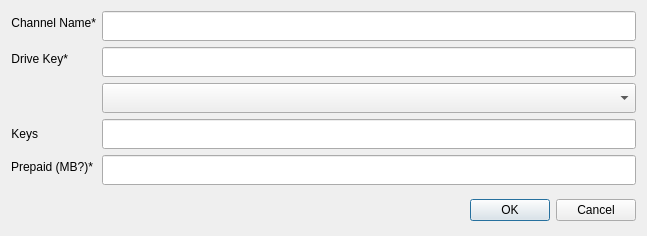
<?xml version="1.0" encoding="UTF-8"?>
<ui version="4.0">
 <class>AddDownloadChannelDialog</class>
 <widget class="QDialog" name="AddDownloadChannelDialog">
  <property name="enabled">
   <bool>true</bool>
  </property>
  <property name="geometry">
   <rect>
    <x>0</x>
    <y>0</y>
    <width>647</width>
    <height>236</height>
   </rect>
  </property>
  <property name="windowTitle">
   <string>Dialog</string>
  </property>
  <layout class="QVBoxLayout" name="verticalLayout">
   <item>
    <layout class="QVBoxLayout" name="verticalLayout_2">
     <property name="sizeConstraint">
      <enum>QLayout::SetMaximumSize</enum>
     </property>
     <item>
      <layout class="QFormLayout" name="formLayout">
       <item row="0" column="0">
        <widget class="QLabel" name="label_2">
         <property name="text">
          <string>Channel Name*</string>
         </property>
         <property name="alignment">
          <set>Qt::AlignRight|Qt::AlignTrailing|Qt::AlignVCenter</set>
         </property>
        </widget>
       </item>
       <item row="0" column="1">
        <widget class="QLineEdit" name="name">
         <property name="minimumSize">
          <size>
           <width>450</width>
           <height>30</height>
          </size>
         </property>
         <property name="maximumSize">
          <size>
           <width>16777215</width>
           <height>30</height>
          </size>
         </property>
        </widget>
       </item>
       <item row="1" column="0">
        <widget class="QLabel" name="label">
         <property name="minimumSize">
          <size>
           <width>0</width>
           <height>0</height>
          </size>
         </property>
         <property name="text">
          <string>Drive Key*</string>
         </property>
         <property name="alignment">
          <set>Qt::AlignRight|Qt::AlignTrailing|Qt::AlignVCenter</set>
         </property>
        </widget>
       </item>
       <item row="1" column="1">
        <widget class="QLineEdit" name="driveKey">
         <property name="minimumSize">
          <size>
           <width>450</width>
           <height>30</height>
          </size>
         </property>
         <property name="maximumSize">
          <size>
           <width>16777215</width>
           <height>30</height>
          </size>
         </property>
        </widget>
       </item>
       <item row="2" column="1">
        <widget class="QComboBox" name="selectDriveBox">
         <property name="minimumSize">
          <size>
           <width>450</width>
           <height>30</height>
          </size>
         </property>
         <property name="maximumSize">
          <size>
           <width>16777215</width>
           <height>30</height>
          </size>
         </property>
        </widget>
       </item>
       <item row="3" column="0">
        <widget class="QLabel" name="keys">
         <property name="sizePolicy">
          <sizepolicy hsizetype="MinimumExpanding" vsizetype="MinimumExpanding">
           <horstretch>0</horstretch>
           <verstretch>0</verstretch>
          </sizepolicy>
         </property>
         <property name="text">
          <string>Keys</string>
         </property>
         <property name="alignment">
          <set>Qt::AlignRight|Qt::AlignTrailing|Qt::AlignVCenter</set>
         </property>
        </widget>
       </item>
       <item row="3" column="1">
        <widget class="QLineEdit" name="keysLine">
         <property name="minimumSize">
          <size>
           <width>450</width>
           <height>30</height>
          </size>
         </property>
         <property name="maximumSize">
          <size>
           <width>16777215</width>
           <height>30</height>
          </size>
         </property>
        </widget>
       </item>
       <item row="4" column="0">
        <widget class="QLabel" name="prepaidAmount">
         <property name="text">
          <string>Prepaid (MB?)*</string>
         </property>
         <property name="alignment">
          <set>Qt::AlignRight|Qt::AlignTrailing|Qt::AlignVCenter</set>
         </property>
        </widget>
       </item>
       <item row="4" column="1">
        <widget class="QLineEdit" name="prepaidAmountLine">
         <property name="minimumSize">
          <size>
           <width>450</width>
           <height>30</height>
          </size>
         </property>
         <property name="maximumSize">
          <size>
           <width>16777215</width>
           <height>30</height>
          </size>
         </property>
        </widget>
       </item>
      </layout>
     </item>
    </layout>
   </item>
   <item>
    <widget class="QDialogButtonBox" name="buttonBox">
     <property name="minimumSize">
      <size>
       <width>0</width>
       <height>30</height>
      </size>
     </property>
     <property name="maximumSize">
      <size>
       <width>16777215</width>
       <height>30</height>
      </size>
     </property>
     <property name="standardButtons">
      <set>QDialogButtonBox::Cancel|QDialogButtonBox::Ok</set>
     </property>
    </widget>
   </item>
  </layout>
 </widget>
 <resources/>
 <connections/>
</ui>
